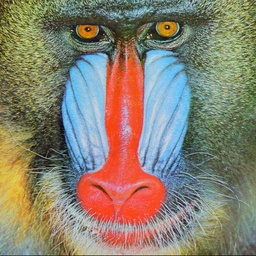
#> input picture Images/baboon.jpg, 256 x 256 px, shrunk from 512 x 512 before the run
$ python Encryption.py
#> lines starting #> are read from the running program, lines starting #| are printed output that depends on the picture
### Chens.py
import numpy as np
import matplotlib.pyplot as plt

def dx1(x, y, z, a=35., b=3., c=28.):
    return a * (y - x)

def dx2(x, y, z, a=35., b=3., c=28.):
    return (c - a) * x - x * z + c * y

def dx3(x, y, z, a=35., b=3., c=28.):
    return x * y - b * z


def RungeKutta(x1, x2, x3, h):

        ''' step one '''

        k0 = h * dx1(x1, x2, x3)
        l0 = h * dx2(x1, x2, x3)
        q0 = h * dx3(x1, x2, x3)

        ''' step two '''

        k1 = h * dx1(x1 + k0 / 2, x2 + l0 / 2, x3 + q0 / 2)
        l1 = h * dx2(x1 + k0 / 2, x2 + l0 / 2, x3 + q0 / 2)
        q1 = h * dx3(x1 + k0 / 2, x2 + l0 / 2, x3 + q0 / 2)

        ''' step three '''

        k2 = h * dx1(x1 + k1 / 2, x2 + l1 / 2, x3 + q1 / 2)
        l2 = h * dx2(x1 + k1 / 2, x2 + l1 / 2, x3 + q1 / 2)
        q2 = h * dx3(x1 + k1 / 2, x2 + l1 / 2, x3 + q1 / 2)

        ''' step four '''

        k3 = h * dx1(x1 + k2, x2 + l2, x3 + q2)
        l3 = h * dx2(x1 + k2, x2 + l2, x3 + q2)
        q3 = h * dx3(x1 + k2, x2 + l2, x3 + q2)

        ''' step five '''

        x1 += (k0 + 2 * k1 + 2 * k2 + k3) / 6
        x2 += (l0 + 2 * l1 + 2 * l2 + l3) / 6
        x3 += (q0 + 2 * q1 + 2 * q2 + q3) / 6

        return x1, x2, x3


def Key(x, y, z, h, iterations):
    #s1 = np.zeros(iterations, dtype=np.float64)
    #s2 = np.zeros(iterations, dtype=np.float64)
    #s3 = np.zeros(iterations, dtype=np.float64)

#> called with x = 0.1, y = 0.2, z = 0.3, h = 0.01, iterations = 490
    for _ in range(300):
        x, y, z = RungeKutta(x, y, z, h)

    for i in range(iterations):
        x, y, z = RungeKutta(x, y, z, h)
        #s1[i] = x
        #s2[i] = y
        #s3[i] = z

    return x, y, z


# [15 lines of commented-out code are left out]

### Lorenz.py
import numpy as np
import matplotlib.pyplot as plt

def dx1(x, y, z, a=10., b=28., c=8./3.):
    return a * (y - x)

def dx2(x, y, z, a=10., b=28., c=8./3.):
    return b * x - y - x * z

def dx3(x, y, z, a=10., b=28., c=8./3.):
    return x * y - c * z


def RungeKutta(x1, x2, x3, h):

        ''' step one '''

        k0 = h * dx1(x1, x2, x3)
        l0 = h * dx2(x1, x2, x3)
        q0 = h * dx3(x1, x2, x3)

        ''' step two '''

        k1 = h * dx1(x1 + k0 / 2, x2 + l0 / 2, x3 + q0 / 2)
        l1 = h * dx2(x1 + k0 / 2, x2 + l0 / 2, x3 + q0 / 2)
        q1 = h * dx3(x1 + k0 / 2, x2 + l0 / 2, x3 + q0 / 2)

        ''' step three '''

        k2 = h * dx1(x1 + k1 / 2, x2 + l1 / 2, x3 + q1 / 2)
        l2 = h * dx2(x1 + k1 / 2, x2 + l1 / 2, x3 + q1 / 2)
        q2 = h * dx3(x1 + k1 / 2, x2 + l1 / 2, x3 + q1 / 2)

        ''' step four '''

        k3 = h * dx1(x1 + k2, x2 + l2, x3 + q2)
        l3 = h * dx2(x1 + k2, x2 + l2, x3 + q2)
        q3 = h * dx3(x1 + k2, x2 + l2, x3 + q2)

        ''' step five '''

        x1 += (k0 + 2 * k1 + 2 * k2 + k3) / 6
        x2 += (l0 + 2 * l1 + 2 * l2 + l3) / 6
        x3 += (q0 + 2 * q1 + 2 * q2 + q3) / 6

        return x1, x2, x3


def Key(x, y, z, h, iterations):
    #s1 = np.zeros(iterations, dtype=np.float64)
    #s2 = np.zeros(iterations, dtype=np.float64)
    #s3 = np.zeros(iterations, dtype=np.float64)

#> called with x = 0.1, y = 0.2, z = 0.3, h = 0.01, iterations = 490
    for _ in range(300):
        x, y, z = RungeKutta(x, y, z, h)

    for i in range(iterations):
        x, y, z = RungeKutta(x, y, z, h)
        #s1[i] = x
        #s2[i] = y
        #s3[i] = z

    return x, y, z


# [15 lines of commented-out code are left out]

### Sequances.py
from Runge_Kutta import RungeKutta
from CONST import *
import numpy as np
from time import time


def get_sequances(x1, x2, x3, x4, x5, x6, h, iterations):

    st = time()
    for _ in range(420):
        x1, x2, x3, x4, x5, x6 = RungeKutta(x1, x2, x3, x4, x5, x6, h)


    sequance1 = np.zeros(iterations, dtype=np.float64)
    sequance2 = np.zeros(iterations, dtype=np.float64)
    sequance3 = np.zeros(iterations, dtype=np.float64)
    sequance4 = np.zeros(iterations, dtype=np.float64)
    sequance5 = np.zeros(iterations, dtype=np.float64)
    sequance6 = np.zeros(iterations, dtype=np.float64)


    for i in range(iterations):
        x1, x2, x3, x4, x5, x6 = RungeKutta(x1, x2, x3, x4, x5, x6, h)
        sequance1[i] = x1
        sequance2[i] = x2
        sequance3[i] = x3
        sequance4[i] = x4
        sequance5[i] = x5
        sequance6[i] = x6

    print("Time to get sequance: ", time() - st)

    return sequance1, sequance2, sequance3, sequance4, sequance5, sequance6

### Runge_Kutta.py
from CNN import *

def RungeKutta(x1, x2, x3, x4, x5, x6, h):

        ''' step one '''

        k0 = h * dx1(x1, x2, x3, x4, x5, x6)
        l0 = h * dx2(x1, x2, x3, x4, x5, x6)
        q0 = h * dx3(x1, x2, x3, x4, x5, x6)
        r0 = h * dx4(x1, x2, x3, x4, x5, x6)
        s0 = h * dx5(x1, x2, x3, x4, x5, x6)
        t0 = h * dx6(x1, x2, x3, x4, x5, x6)

        ''' step two '''

        k1 = h * dx1(x1 + k0 / 2, x2 + l0 / 2, x3 + q0 / 2, x4 + r0 / 2, x5 + s0 / 2, x6 + t0 / 2)
        l1 = h * dx2(x1 + k0 / 2, x2 + l0 / 2, x3 + q0 / 2, x4 + r0 / 2, x5 + s0 / 2, x6 + t0 / 2)
        q1 = h * dx3(x1 + k0 / 2, x2 + l0 / 2, x3 + q0 / 2, x4 + r0 / 2, x5 + s0 / 2, x6 + t0 / 2)
        r1 = h * dx4(x1 + k0 / 2, x2 + l0 / 2, x3 + q0 / 2, x4 + r0 / 2, x5 + s0 / 2, x6 + t0 / 2)
        s1 = h * dx5(x1 + k0 / 2, x2 + l0 / 2, x3 + q0 / 2, x4 + r0 / 2, x5 + s0 / 2, x6 + t0 / 2)
        t1 = h * dx6(x1 + k0 / 2, x2 + l0 / 2, x3 + q0 / 2, x4 + r0 / 2, x5 + s0 / 2, x6 + t0 / 2)

        ''' step three '''

        k2 = h * dx1(x1 + k1 / 2, x2 + l1 / 2, x3 + q1 / 2, x4 + r1 / 2, x5 + s1 / 2, x6 + t1 / 2)
        l2 = h * dx2(x1 + k1 / 2, x2 + l1 / 2, x3 + q1 / 2, x4 + r1 / 2, x5 + s1 / 2, x6 + t1 / 2)
        q2 = h * dx3(x1 + k1 / 2, x2 + l1 / 2, x3 + q1 / 2, x4 + r1 / 2, x5 + s1 / 2, x6 + t1 / 2)
        r2 = h * dx4(x1 + k1 / 2, x2 + l1 / 2, x3 + q1 / 2, x4 + r1 / 2, x5 + s1 / 2, x6 + t1 / 2)
        s2 = h * dx5(x1 + k1 / 2, x2 + l1 / 2, x3 + q1 / 2, x4 + r1 / 2, x5 + s1 / 2, x6 + t1 / 2)
        t2 = h * dx6(x1 + k1 / 2, x2 + l1 / 2, x3 + q1 / 2, x4 + r1 / 2, x5 + s1 / 2, x6 + t1 / 2)

        ''' step four '''

        k3 = h * dx1(x1 + k2, x2 + l2, x3 + q2, x4 + r2, x5 + s2, x6 + t2)
        l3 = h * dx2(x1 + k2, x2 + l2, x3 + q2, x4 + r2, x5 + s2, x6 + t2)
        q3 = h * dx3(x1 + k2, x2 + l2, x3 + q2, x4 + r2, x5 + s2, x6 + t2)
        r3 = h * dx4(x1 + k2, x2 + l2, x3 + q2, x4 + r2, x5 + s2, x6 + t2)
        s3 = h * dx5(x1 + k2, x2 + l2, x3 + q2, x4 + r2, x5 + s2, x6 + t2)
        t3 = h * dx6(x1 + k2, x2 + l2, x3 + q2, x4 + r2, x5 + s2, x6 + t2)

        ''' step five '''

        x1 += (k0 + 2 * k1 + 2 * k2 + k3) / 6
        x2 += (l0 + 2 * l1 + 2 * l2 + l3) / 6
        x3 += (q0 + 2 * q1 + 2 * q2 + q3) / 6
        x4 += (r0 + 2 * r1 + 2 * r2 + r3) / 6
        x5 += (s0 + 2 * s1 + 2 * s2 + s3) / 6
        x6 += (t0 + 2 * t1 + 2 * t2 + t3) / 6

        return x1, x2, x3, x4, x5, x6

### CNN.py
def dx1(x1, x2, x3, x4, x5, x6):
    return - x3 - 1.2 * x4

def dx2(x1, x2, x3, x4, x5, x6):
    return 2 * x2 + x3

def dx3(x1, x2, x3, x4, x5, x6):
    return 11 * x1 - 12 * x2

def dx4(x1, x2, x3, x4, x5, x6):
    return 92 * x1 - 95 * x4 + x5 - x6 + 202 * (abs(x4 + 1) - abs(x4 - 1))

def dx5(x1, x2, x3, x4, x5, x6):
    return 5 * x3 - x5

def dx6(x1, x2, x3, x4, x5, x6):
    return 5 * x4 - 12 * x6

### Encryption.py
''' image encryption and decryption '''
''' Generate Pseudo-random numbers sequances using 6D-CNN (Cellular Neural Network) '''
''' encrypt and decrypt image using one of those sequances and XOR method '''

import numpy as np
import cv2
from CONST import *
from Sequances import get_sequances
import matplotlib.pyplot as plt


fig, axs = plt.subplots(1, 3, figsize=(12, 4))


''' open image'''

path = 'Images/baboon.jpg'
img = cv2.imread(path, 0)
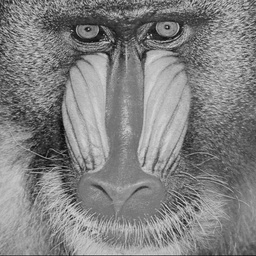
#> img: shape (256, 256); min 7, max 217, mean 129.7


# show original image
cv2.imshow('Original Image', img)

axs[0].set_ylim([0, 10000])
axs[0].hist(img.ravel(), 256, [0,256], color='b', linewidth=0.5);
axs[0].set_title('original image')


H, W = img.shape[:2]
#> H = 256; W = 256
iterations = H * W
#> iterations = 65536


''' generate pseudo-random numbers sequances '''

s1, s2, s3, s4, s5, s6 = get_sequances(x1, x2, x3, x4, x5, x6, h, iterations)


s4 = np.round((s4 * 10 ** 14) % 256).astype(int).reshape(H, W)


''' encrypt image '''

img = img ^ s4
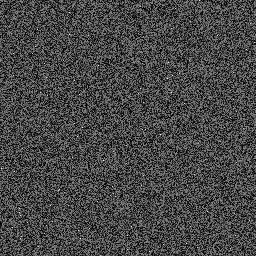
#> img: shape (256, 256) int64; min 0, max 460, mean 128; drawn with min black and max white

# show encrypted image
cv2.imshow('encrypted image', img.astype(np.uint8))
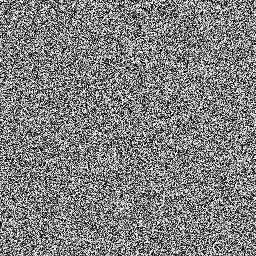
#> window 'encrypted image': shape (256, 256); min 0, max 255, mean 127.6


# encrypted image histogram

axs[1].set_ylim([0, 10000])
axs[1].hist(img.ravel(), 256, [0,256], color='b', linewidth=0.5);
axs[1].set_title('encrypted image')


''' decrypt image '''

#s1, s2, s3, s4, s5, s6 = get_sequances(x1, x2, x3, x4 + 10 ** -10, x5, x6, h, iterations)
#s4 = np.round((s4 * 10 ** 14) % 256).astype(int).reshape(H, W)


img = img ^ s4

# show decrypted image
cv2.imshow('decrypted image', img.astype(np.uint8))

# decrypted image histogram
axs[2].set_ylim([0, 10000])
axs[2].hist(img.ravel(), 256, [0,256], color='b', linewidth=0.5);
axs[2].set_title('decrypted image')


plt.show()
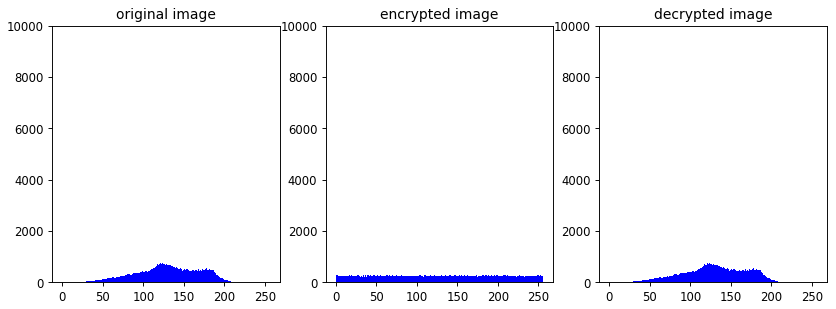
#> figure drawn by matplotlib, 3 panels; panel 1: tallest bar 753 high, from x = 125 to 126; panel 2: tallest bar 301 high, from x = 109 to 110; panel 3: tallest bar 753 high, from x = 125 to 126
cv2.waitKey(0)
cv2.destroyAllWindows()
